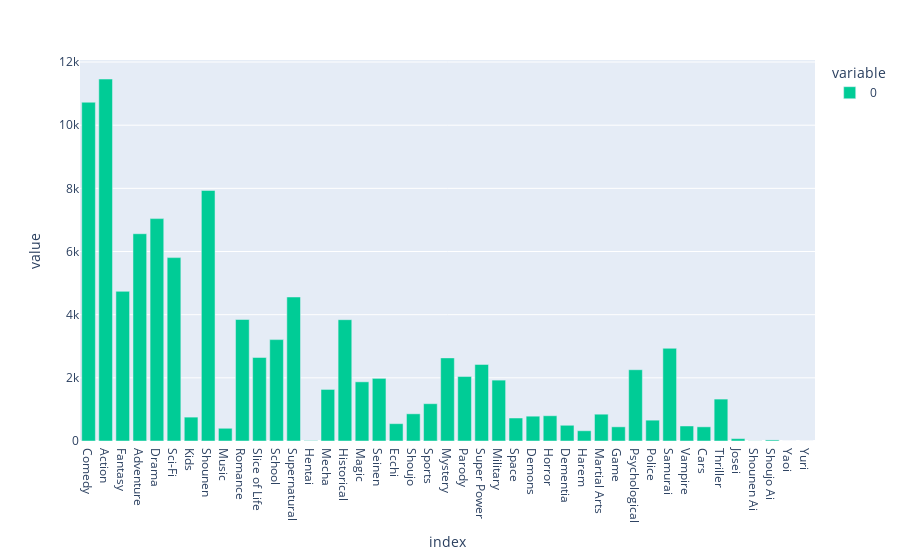

Notebook code cell kept with this figure:
### Code cell
px.bar(final_df[final_df['group'] == 0].drop(['profile', 'group', 'male'], axis=1).sum(), color_discrete_sequence=['#00CC96'])

### Figure 1 — Plotly figure (JSON) as saved in the notebook; plotly's stock layout.template omitted (floating-point values rounded to 4 significant figures)
{"data": [{"alignmentgroup": "True", "hovertemplate": "variable=0<br>index=%{x}<br>value=%{y}<extra></extra>", "legendgroup": "0", "marker": {"color": "#00CC96", "pattern": {"shape": ""}}, "name": "0", "offsetgroup": "0", "orientation": "v", "showlegend": true, "textposition": "auto", "type": "bar", "x": ["Comedy", "Action", "Fantasy", "Adventure", "Drama", "Sci-Fi", "Kids", "Shounen", "Music", "Romance", "Slice of Life", "School", "Supernatural", "Hentai", "Mecha", "Historical", "Magic", "Seinen", "Ecchi", "Shoujo", "Sports", "Mystery", "Parody", "Super Power", "Military", "Space", "Demons", "Horror", "Dementia", "Harem", "Martial Arts", "Game", "Psychological", "Police", "Samurai", "Vampire", "Cars", "Thriller", "Josei", "Shounen Ai", "Shoujo Ai", "Yaoi", "Yuri"], "xaxis": "x", "y": [10727, 11461, 4739, 6563, 7042, 5807, 756, 7934, 403, 3847, 2645, 3210, 4560, 12, 1633, 3841, 1874, 1983, 549, 861, 1181, 2632, 2041, 2424, 1928, 728, 786, 800, 498, 325, 849, 449, 2257, 660, 2935, 476, 449, 1327, 76, 4, 34, 0, 0], "yaxis": "y"}], "layout": {"barmode": "relative", "legend": {"title": {"text": "variable"}, "tracegroupgap": 0}, "margin": {"t": 60}, "xaxis": {"anchor": "y", "domain": [0, 1], "title": {"text": "index"}}, "yaxis": {"anchor": "x", "domain": [0, 1], "title": {"text": "value"}}}}
